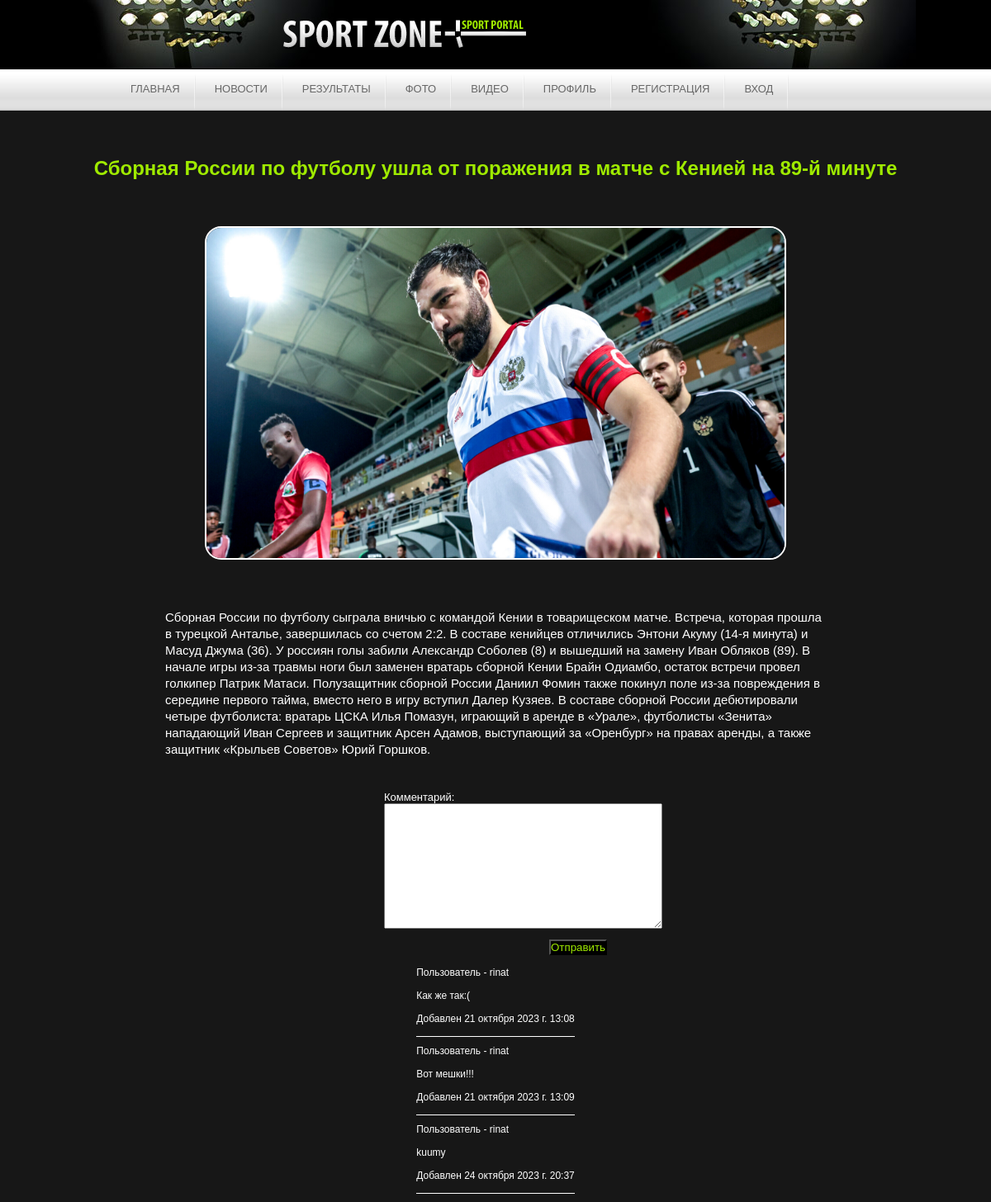
The page /news/2 on the database its author committed.
### news/models.py (models this page shows, shortened)
class News(models.Model):
    user = models.ForeignKey(User, verbose_name='Пользователь', on_delete=models.CASCADE)
    title = models.CharField('Заголовок',max_length=100)     # Строка с огр знаками
    desc = models.TextField('Описание')      # Строка с огр знаками
    image = models.ImageField('Изображение',upload_to='news/image/')       # Строка под Изображение
    date = models.DateField('Дата')        # Дата
    url = models.URLField('Доп.источник', blank=True)        # Ссылка
    class Meta:
        verbose_name = 'новость'
        verbose_name_plural = 'Новости'

class Comment(models.Model):
    user = models.ForeignKey(User, verbose_name='Пользователь', on_delete=models.CASCADE)
    news = models.ForeignKey(News, verbose_name='Новость', on_delete=models.CASCADE)
    text = models.TextField('Комментарий', blank=True)
    created_date = models.DateTimeField('Дата добавления', auto_now_add=True)
    moderation = models.BooleanField('Модерация', default=False)
    class Meta:
        verbose_name = 'комментарий'
        verbose_name_plural = 'Комментарии'

### news/views.py (the view)
# urls.py: path('<int:pk>', views.news_det, name = 'news_det'),
def news_det(request, pk):
    news = get_object_or_404(News, id=pk)
    comment = Comment.objects.filter(news=pk, moderation=True)
    if request.method == 'POST':
        formc = CommentForm(request.POST)
        if formc.is_valid():
            form = formc.save(commit=False)
            form.user = request.user
            form.news = news
            form.save()
            return redirect(news_det, pk)
    else:
        form = CommentForm()
    return render(request, 'news_det/news_det.html', {'news':news, 'comments':comment, 'form':form})

### news/forms.py
class CommentForm(ModelForm):
    class Meta:
        model = Comment
        fields = ('text',)

### news/templates/news_det/news_det.html (shortened to what this page needs)
{% extends 'base.html' %}
{% block content %}
<main>
    <div class="card_det">
        <h1 class="title_det">{{ news.title }}</h1>
        <img class="img_det" src="{{ news.image.url }}" alt="">
        <p class="desc_det">{{ news.desc }}</p>
    </div>
    <div class="comment">
        <form action="" method="post">
            <div class="form">
                {{ form.as_p }}
            </div>
            <button class="btn" type="submit">Отправить</button><br>
        </form>
        {% for comment in comments %}
            <div class="comment_det">
                Пользователь - {{ comment.user }} <br><br>
                {{ comment.text }} <br><br>
                Добавлен {{ comment.created_date }} <br><br>
            </div>
        {% endfor %}
    </div>
</main>
{% endblock %}

### home/static/style/style.css (style rules this page uses)
* { padding: 0; margin: 0; outline: 0; }
body { font-size: 12px; font-family: Arial, sans-serif; color: #fff; background: #171717; height: 100%; text-align: left; }

### news/static/news_det/style.css (style rules this page uses)
.img_det { height: 400px; width: 700px; display: flex; align-items: center; margin-top: 60px; border-radius: 20px; border: 2px solid white; }
.desc_det { width: 800px; font-size: 15px; margin-top: 60px; }
.card_det { display: flex; flex-direction: column; align-items: center; margin-top: 60px; margin-bottom: 40px; line-height: 20px; }
.title_det { color: #9fea00; }
.comment { display: flex; flex-direction: column; align-items: center; }
.form { width: 250px; }
.comment_det { border-bottom: 1px solid white; margin-bottom: 10px; }
.btn { display: flex; margin-left: 200px; margin-top: 10px; background-color: black; color: #9fea00; }

### reguser/static/profile/style.css (style rules this page uses)
p { font-size: small; }

### rows shown on the page
News: title "Сборная России по футболу ушла от поражения в матче с Кенией на 89‑й минуте", image (picture), desc "Сборная России по футболу сыграла вничью с командой Кении в товарищеском матче. Встреча, которая прошла в турецкой Анталье, завершилась со счетом 2:2. В составе кенийцев отличились Энтони Акуму (14‑я минута) и Масуд Джума (36). У россиян голы забили Александр Соболев (8) и вышедший на замену Иван Обляков (89). В начале игры из‑за травмы ноги был заменен вратарь сборной Кении Брайн Одиамбо, остаток встречи провел голкипер Патрик Матаси. Полузащитник сборной России Даниил Фомин также покинул поле из‑за повреждения в середине первого тайма, вместо него в игру вступил Далер Кузяев. В составе сборной России дебютировали четыре футболиста: вратарь ЦСКА Илья Помазун, играющий в аренде в «Урале»,…"
Comment: user "rinat", text "Как же так:(", created_date "21 октября 2023 г. 13:08"
Comment: user "rinat", text "Вот мешки!!!", created_date "21 октября 2023 г. 13:09"
Comment: user "rinat", text "kuumy", created_date "24 октября 2023 г. 20:37"
